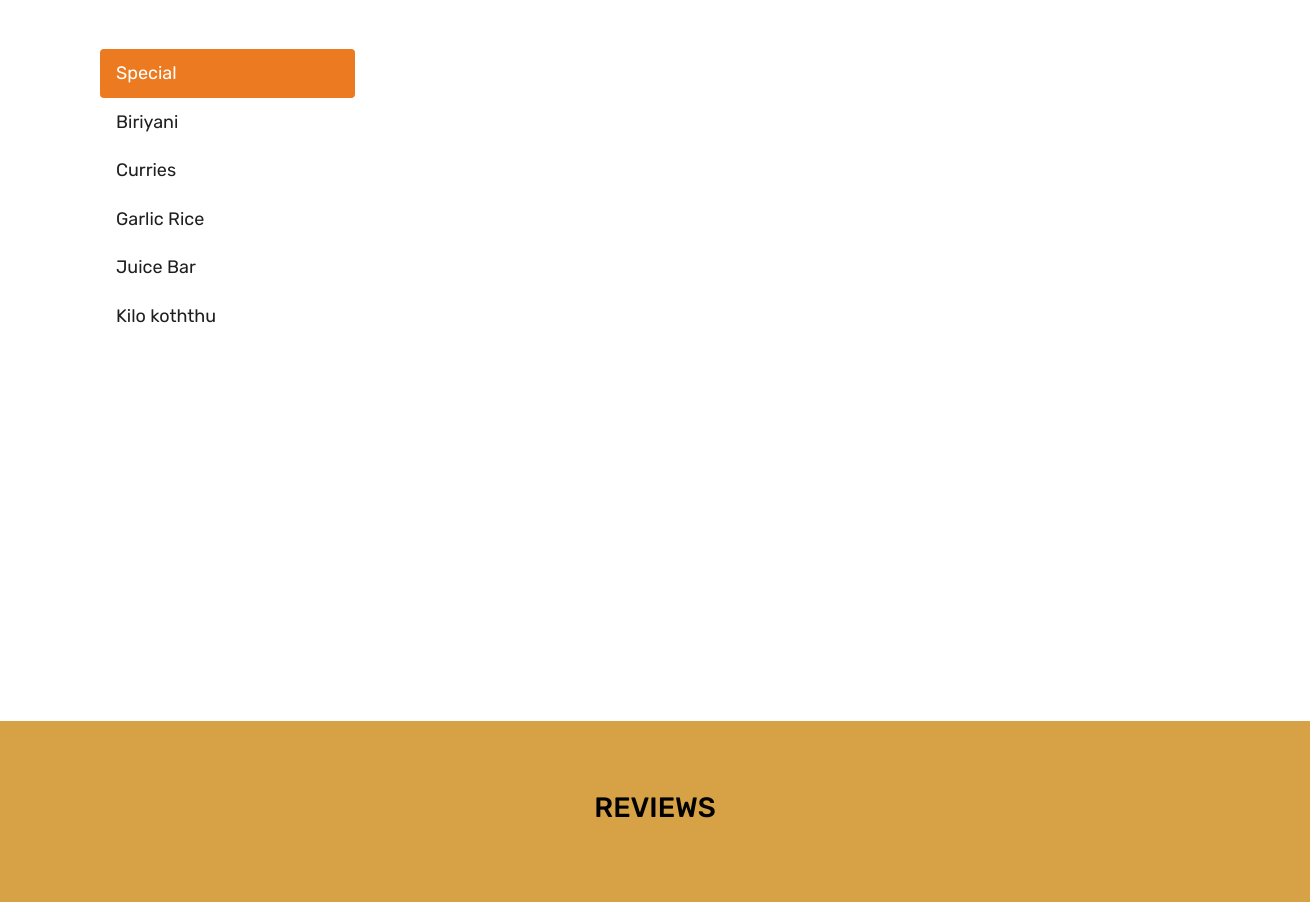
The app's page / (middle part), older data.
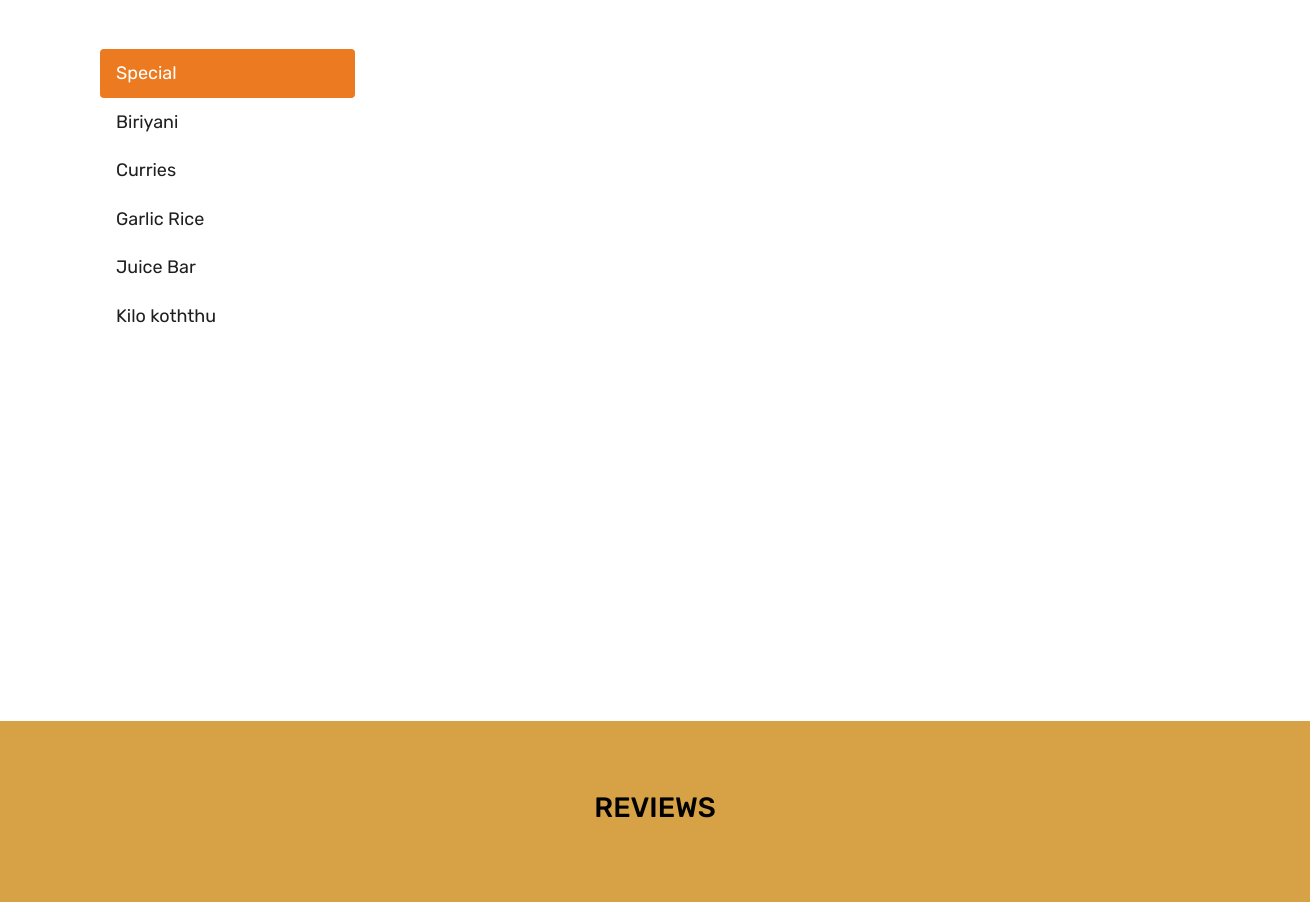
The same page, newer data.
### kiloapp/models.py (models this page shows, shortened)
class Post(models.Model):
    name=models.CharField(max_length=50,default="")
    price=models.IntegerField(default=0)
    description=models.CharField(max_length=200,default="n/a")
    cover = models.ImageField(upload_to='images/',default='/images/no.png')
    food= models.CharField(max_length=15,choices=food_choice,default='Juice Bar')
    spacial=models.BooleanField(default=False)

### kiloapp/views.py (the view)
# urls.py: path('',views.index,name='index'),
def index(request):
    context={
        'posts':Post.objects.all()
    }
    return render(request,'kiloapp/index.html',context)

### kiloapp/templates/kiloapp/index.html (shortened to what this page needs)
{% extends "kiloapp/base.html" %} {% block content %} {% load static%}
<div>
    <div class="menu-box" style="background-color: white;">
        <div class="container">
            <div class="row inner-menu-box">
                <div class="col-3">
                    <div style="position: -webkit-sticky;top: 150px;position: sticky;" class="nav flex-column nav-pills" id="v-pills-tab" role="tablist" aria-orientation="vertical">
                        <a class="nav-link active" id="v-pills-special-tab" data-toggle="pill" href="#v-pills-special" role="tab" aria-controls="v-pills-special" aria-selected="true">Special</a>
                        <a class="nav-link" id="v-pills-biriyani-tab" data-toggle="pill" href="#v-pills-biriyani" role="tab" aria-controls="v-pills-biriyani" aria-selected="false">Biriyani</a>
                        <a class="nav-link" id="v-pills-curries-tab" data-toggle="pill" href="#v-pills-curries" role="tab" aria-controls="v-pills-curries" aria-selected="false">Curries</</a>
                        <a class="nav-link" id="garlicrice-tab" data-toggle="pill" href="#garlicrice" role="tab" aria-controls="garlicrice" aria-selected="false">Garlic Rice</a>
                        <a class="nav-link" id="juicebar-tab" data-toggle="pill" href="#juicebar" role="tab" aria-controls="juicebar" aria-selected="false">Juice Bar</a>
                        <a class="nav-link" id="kilokoththu-tab" data-toggle="pill" href="#kilokoththu" role="tab" aria-controls="kilokoththu" aria-selected="false">Kilo koththu</a>
                    </div>
                </div>
                <div class="col-9 content">
                    <div class="tab-content" id="v-pills-tabContent">
                        <div class="tab-pane fade show active" id="v-pills-special" role="tabpanel" aria-labelledby="v-pills-special-tab">
                            <div class="row">
                                {% for post in posts %} {% if post.spacial == True %}
                                <div class="col-lg-4 col-md-6 special-grid ">
                                    <div class="gallery-single fix" data-aos="flip-up">
                                        <img src="{{post.cover.url}}" class="img-fluid" style="height: 15em;width:100%;" alt="Image">
                                        <a>
                                            <h5 class="something3">
                                                <form method='GET' action='{% url "update_cart" post.id %}'>
                                                    <input name='qty' class="something3" style="width:25%;float:right;" min="1" type='number' placeholder="Qty" />
                                                    <input type='submit' class="something3" style="width:75%;float:left;" value='Add to Cart' />
                                                </form>
                                            </h5>
                                        </a>
                                    </div>
                                </div>
                                {% endif %} {% endfor %}
                            </div>
                        </div>
                    </div>
                </div>
            </div>
        </div>
    </div>
    <div class="customer-reviews-box" style="background-color: #D7A245;">
        <div class="container">
            <div class="row">
                <div class="col-lg-12">
                    <div class="heading-title text-center">
                        <h2>REVIEWS</h2>
                    </div>
                </div>
            </div>
            <div class="row">
                <div class="col-md-8 mr-auto ml-auto text-center">
                </div>
            </div>
        </div>
    </div>
    {% endblock %}

Row changes from the older to the newer data that the page shows:
no longer on this page (row edited): Post: cover (picture)
now on this page (row edited): Post: cover (picture)
now on this page (row edited): Post: cover (picture)
